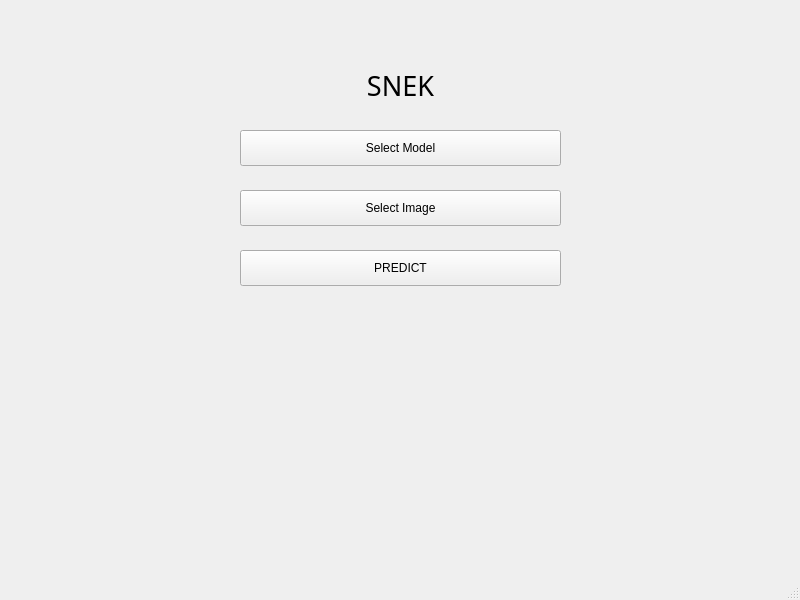
<?xml version="1.0" encoding="UTF-8"?>
<ui version="4.0">
 <class>MainWindow</class>
 <widget class="QMainWindow" name="MainWindow">
  <property name="geometry">
   <rect>
    <x>0</x>
    <y>0</y>
    <width>800</width>
    <height>600</height>
   </rect>
  </property>
  <property name="windowTitle">
   <string>MainWindow</string>
  </property>
  <widget class="QWidget" name="centralwidget">
   <widget class="QLabel" name="title">
    <property name="geometry">
     <rect>
      <x>330</x>
      <y>70</y>
      <width>141</width>
      <height>31</height>
     </rect>
    </property>
    <property name="maximumSize">
     <size>
      <width>141</width>
      <height>16777215</height>
     </size>
    </property>
    <property name="font">
     <font>
      <family>Comfortaa</family>
      <pointsize>20</pointsize>
      <italic>false</italic>
     </font>
    </property>
    <property name="text">
     <string>SNEK</string>
    </property>
    <property name="alignment">
     <set>Qt::AlignCenter</set>
    </property>
   </widget>
   <widget class="QPushButton" name="selectModel">
    <property name="geometry">
     <rect>
      <x>240</x>
      <y>130</y>
      <width>321</width>
      <height>36</height>
     </rect>
    </property>
    <property name="text">
     <string>Select Model</string>
    </property>
   </widget>
   <widget class="QPushButton" name="selectImage">
    <property name="geometry">
     <rect>
      <x>240</x>
      <y>190</y>
      <width>321</width>
      <height>36</height>
     </rect>
    </property>
    <property name="text">
     <string>Select Image</string>
    </property>
   </widget>
   <widget class="QPushButton" name="predict">
    <property name="geometry">
     <rect>
      <x>240</x>
      <y>250</y>
      <width>321</width>
      <height>36</height>
     </rect>
    </property>
    <property name="autoFillBackground">
     <bool>false</bool>
    </property>
    <property name="text">
     <string>PREDICT</string>
    </property>
   </widget>
   <widget class="QLabel" name="outLabel">
    <property name="geometry">
     <rect>
      <x>130</x>
      <y>320</y>
      <width>541</width>
      <height>91</height>
     </rect>
    </property>
    <property name="font">
     <font>
      <family>Abyssinica SIL</family>
      <pointsize>15</pointsize>
     </font>
    </property>
    <property name="text">
     <string/>
    </property>
   </widget>
  </widget>
  <widget class="QMenuBar" name="menubar">
   <property name="geometry">
    <rect>
     <x>0</x>
     <y>0</y>
     <width>800</width>
     <height>29</height>
    </rect>
   </property>
  </widget>
  <widget class="QStatusBar" name="statusbar"/>
 </widget>
 <resources/>
 <connections/>
</ui>
